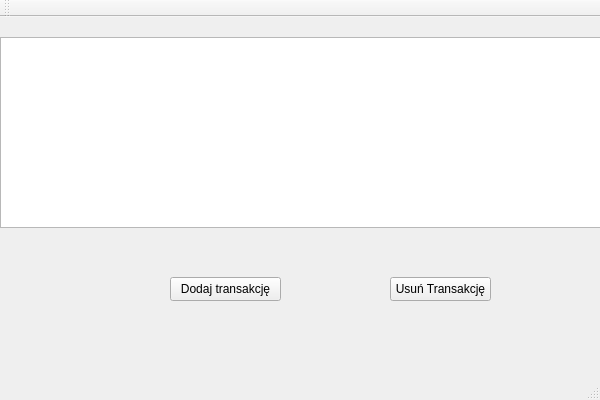
<?xml version="1.0" encoding="UTF-8"?>
<ui version="4.0">
 <class>MainWindow</class>
 <widget class="QMainWindow" name="MainWindow">
  <property name="geometry">
   <rect>
    <x>0</x>
    <y>0</y>
    <width>600</width>
    <height>400</height>
   </rect>
  </property>
  <property name="windowTitle">
   <string>MainWindowView</string>
  </property>
  <widget class="QWidget" name="centralWidget">
   <widget class="QTableView" name="TransactionTabelView">
    <property name="geometry">
     <rect>
      <x>0</x>
      <y>20</y>
      <width>601</width>
      <height>191</height>
     </rect>
    </property>
   </widget>
   <widget class="QPushButton" name="buttonAddTransaction">
    <property name="geometry">
     <rect>
      <x>170</x>
      <y>260</y>
      <width>111</width>
      <height>24</height>
     </rect>
    </property>
    <property name="text">
     <string>Dodaj transakcję</string>
    </property>
   </widget>
   <widget class="QPushButton" name="buttonDeleteTransaction">
    <property name="geometry">
     <rect>
      <x>390</x>
      <y>260</y>
      <width>101</width>
      <height>24</height>
     </rect>
    </property>
    <property name="text">
     <string>Usuń Transakcję</string>
    </property>
   </widget>
  </widget>
  <widget class="QMenuBar" name="menuBar">
   <property name="geometry">
    <rect>
     <x>0</x>
     <y>0</y>
     <width>600</width>
     <height>21</height>
    </rect>
   </property>
  </widget>
  <widget class="QToolBar" name="mainToolBar">
   <attribute name="toolBarArea">
    <enum>TopToolBarArea</enum>
   </attribute>
   <attribute name="toolBarBreak">
    <bool>false</bool>
   </attribute>
  </widget>
  <widget class="QStatusBar" name="statusBar"/>
 </widget>
 <layoutdefault spacing="6" margin="11"/>
 <resources>
  <include location="BudgetManagementQtVS.qrc"/>
 </resources>
 <connections/>
</ui>
